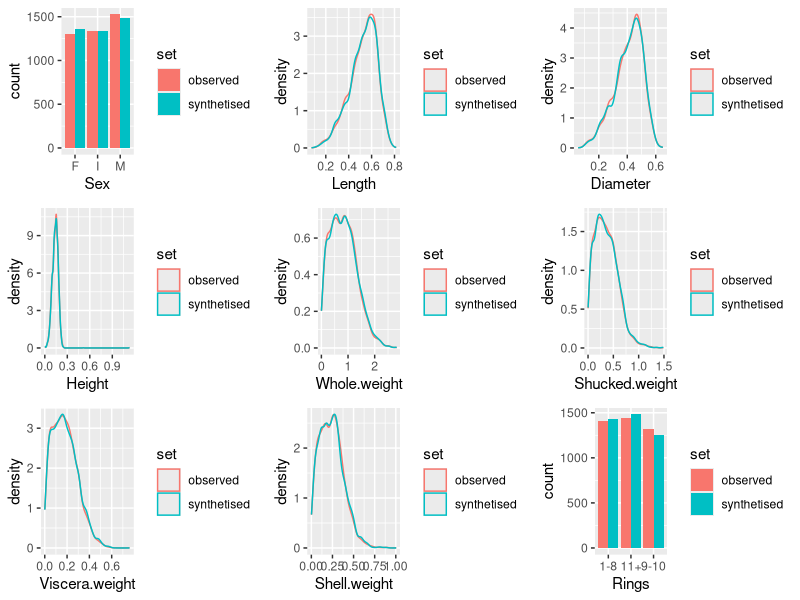
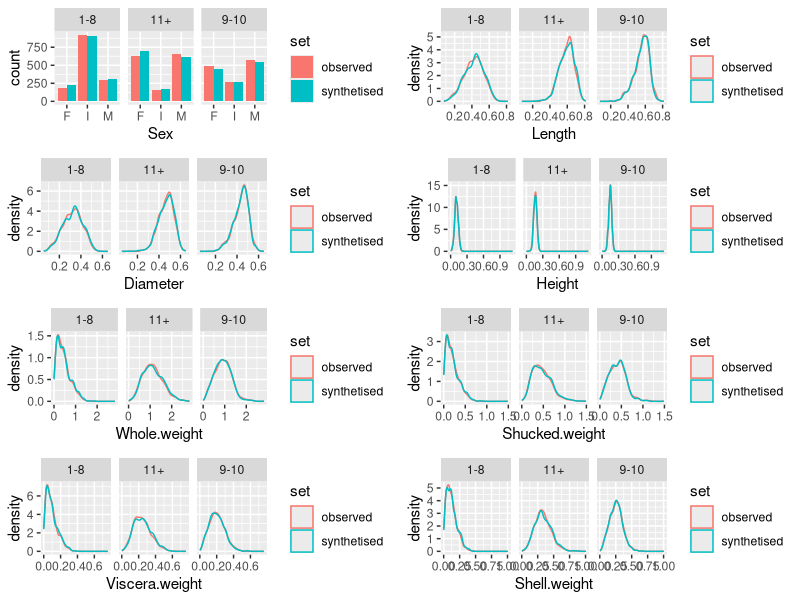

These charts were generated, in order, by the following R code:
# Classification Tree with rpart
library(ggplot2)
library(ggpubr)

df <- read.csv("categorized_abalone.data", 
               header = TRUE,
               sep = ",")

sds <- read.csv("categorized_abalone_syn.data", 
                header = TRUE,
                sep = ",")

df$set = rep("observed", nrow(df))
sds$set = rep("synthetised", nrow(sds))
all = rbind(df, sds)

p1 <- ggplot(all, aes(x=Sex, fill=set)) +
  geom_histogram(binwidth=.5, position="dodge", stat="count")
p2 <- ggplot(all, aes(x=Length, colour=set)) +
  geom_density()
p3 <- ggplot(all, aes(x=Diameter, colour=set)) +
  geom_density()
p4 <- ggplot(all, aes(x=Height, colour=set)) +
  geom_density()
p5 <- ggplot(all, aes(x=Whole.weight, colour=set)) +
  geom_density()
p6 <- ggplot(all, aes(x=Shucked.weight, colour=set)) +
  geom_density()
p7 <- ggplot(all, aes(x=Viscera.weight, colour=set)) +
  geom_density()
p8 <- ggplot(all, aes(x=Shell.weight, colour=set)) +
  geom_density()
p9 <- ggplot(all, aes(x=Rings, fill=set)) +
  geom_histogram(binwidth=.5, position="dodge", stat="count")
ggarrange(p1, p2, p3, p4, p5, p6, p7, p8, p9)

readline("Press <return to continue")

p1 <- ggplot(all, aes(x=Sex, fill=set)) +
  geom_histogram(binwidth=.5, position="dodge", stat="count") + 
  facet_wrap(~Rings)
p2 <- ggplot(all, aes(x=Length, colour=set)) +
  geom_density() + 
  facet_wrap(~Rings)
p3 <- ggplot(all, aes(x=Diameter, colour=set)) +
  geom_density() + 
  facet_wrap(~Rings)
p4 <- ggplot(all, aes(x=Height, colour=set)) +
  geom_density() + 
  facet_wrap(~Rings)
p5 <- ggplot(all, aes(x=Whole.weight, colour=set)) +
  geom_density() + 
  facet_wrap(~Rings)
p6 <- ggplot(all, aes(x=Shucked.weight, colour=set)) +
  geom_density() + 
  facet_wrap(~Rings)
p7 <- ggplot(all, aes(x=Viscera.weight, colour=set)) +
  geom_density() + 
  facet_wrap(~Rings)
p8 <- ggplot(all, aes(x=Shell.weight, colour=set)) +
  geom_density() + 
  facet_wrap(~Rings)
ggarrange(p1, p2, p3, p4, p5, p6, p7, p8, ncol = 2, nrow = 4)




